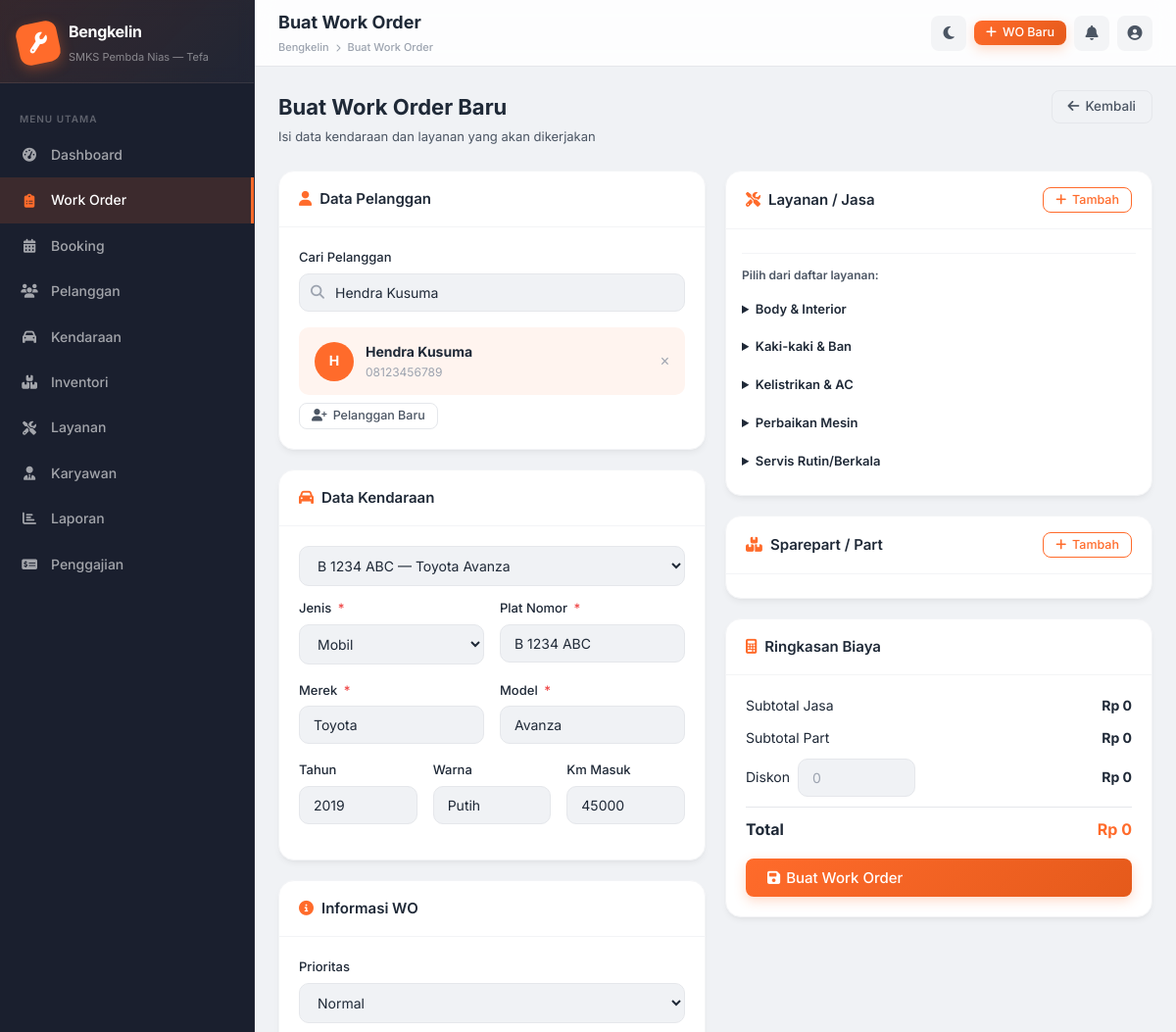
Page /pages/work-orders/create.php?vehicle_id=1&customer_id=1 (signed in, upper part) on the earlier database version.
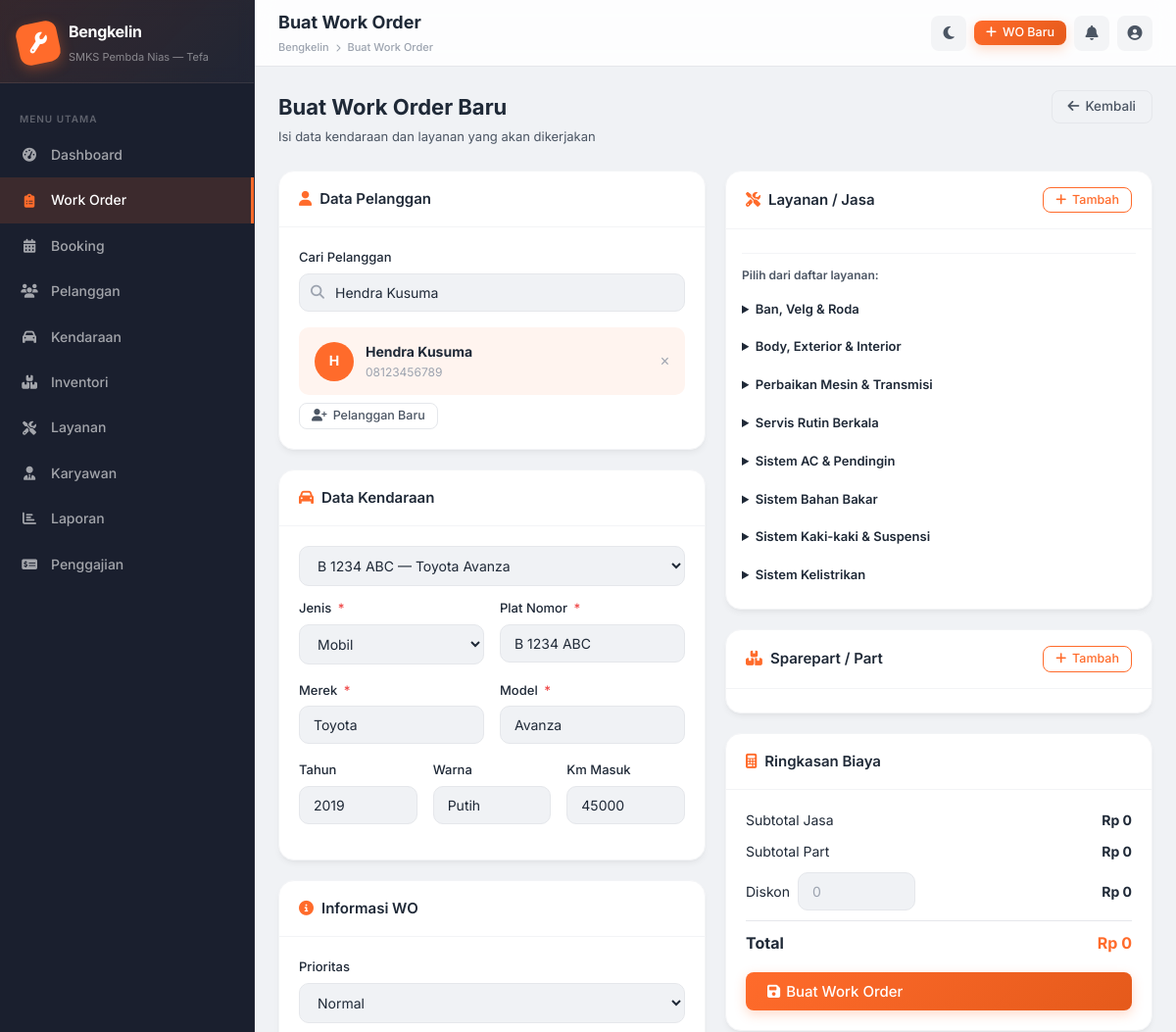
Same page on the later database version.
### tables this page shows
CREATE TABLE `service_categories` (
  `id` int(11) NOT NULL AUTO_INCREMENT,
  `name` varchar(100) NOT NULL,
  `description` text DEFAULT NULL,
  `vehicle_type` enum('mobil','motor','both') DEFAULT 'both',
  `color` varchar(7) DEFAULT '#FF6B2B',
  `icon` varchar(50) DEFAULT 'fa-wrench',
  PRIMARY KEY (`id`)
);

### pages/work-orders/create.php (the view, shortened to what the changed rows need)
<?php
$activePage = 'work-orders';
$db = getDB();
$serviceCategories= $db->query("SELECT sc.*,GROUP_CONCAT(s.id,'::',s.name,'::',s.price_car,'::',s.price_motorcycle ORDER BY s.name SEPARATOR '||') as services FROM service_categories sc LEFT JOIN services s ON sc.id=s.category_id AND s.status='active' GROUP BY sc.id ORDER BY sc.name")->fetchAll();
include __DIR__ . '/../../includes/header.php';
?>
<div class="page-header">
  <div class="page-header-left">
    <h1>Buat Work Order Baru</h1>
  </div>
</div>
<form method="POST" action="<?= BASE_URL ?>/pages/work-orders/action.php" id="form-wo">
<div class="grid-2">
  <div style="display:flex;flex-direction:column;gap:20px">
    <div class="card">
      <div class="card-body" style="padding:12px 16px">
        <div style="margin-top:12px;border-top:1px solid var(--border-light);padding-top:12px">
          <?php foreach ($serviceCategories as $cat): if (!$cat['services']) continue; ?>
          <details style="margin-bottom:6px">
            <summary style="cursor:pointer;font-size:13px;font-weight:600;color:var(--text-primary);padding:6px 0"><?= htmlspecialchars($cat['name']) ?></summary>
          </details>
          <?php endforeach; ?>
        </div>
      </div>
    </div>
  </div>
</div>
</form>
<?php include __DIR__ . '/../../includes/footer.php'; ?>

### includes/header.php (shortened to what the changed rows need)
<?php
$user = currentUser();
$navItems = [
    'dashboard'    => ['icon' => 'fa-tachometer-alt', 'label' => 'Dashboard',      'href' => BASE_URL . '/dashboard.php',                  'roles' => ['owner','admin','kabeng','mekanik']],
    'work-orders'  => ['icon' => 'fa-clipboard-list', 'label' => 'Work Order',     'href' => BASE_URL . '/pages/work-orders/index.php',    'roles' => ['owner','admin','kabeng','mekanik']],
    'bookings'     => ['icon' => 'fa-calendar-alt',   'label' => 'Booking',        'href' => BASE_URL . '/pages/bookings/index.php',       'roles' => ['owner','admin','kabeng']],
    'customers'    => ['icon' => 'fa-users',           'label' => 'Pelanggan',      'href' => BASE_URL . '/pages/customers/index.php',      'roles' => ['owner','admin','kabeng']],
    'vehicles'     => ['icon' => 'fa-car',             'label' => 'Kendaraan',      'href' => BASE_URL . '/pages/vehicles/index.php',       'roles' => ['owner','admin','kabeng']],
    'inventory'    => ['icon' => 'fa-boxes',           'label' => 'Inventori',      'href' => BASE_URL . '/pages/inventory/index.php',      'roles' => ['owner','admin','kabeng']],
    'services'     => ['icon' => 'fa-tools',           'label' => 'Layanan',        'href' => BASE_URL . '/pages/services/index.php',       'roles' => ['owner','admin','kabeng']],
    'employees'    => ['icon' => 'fa-user-tie',        'label' => 'Karyawan',       'href' => BASE_URL . '/pages/employees/index.php',      'roles' => ['owner','admin']],
    'reports'      => ['icon' => 'fa-chart-bar',       'label' => 'Laporan',        'href' => BASE_URL . '/pages/reports/index.php',        'roles' => ['owner','admin']],
    'payroll'      => ['icon' => 'fa-money-check-alt',  'label' => 'Penggajian',     'href' => BASE_URL . '/pages/payroll/index.php',         'roles' => ['owner','admin']],
    'settings'     => ['icon' => 'fa-cog',             'label' => 'Pengaturan',     'href' => BASE_URL . '/pages/settings/index.php',       'roles' => ['owner']],
];
?>
<!DOCTYPE html>
<html lang="id">
<head>
  <link rel="stylesheet" href="https://cdnjs.cloudflare.com/ajax/libs/font-awesome/6.5.0/css/all.min.css">
  <link rel="stylesheet" href="<?= BASE_URL ?>/assets/css/style.css?v=2.0">
</head>
<body>
<div class="app-wrapper">
  <aside class="sidebar" id="app-sidebar">
    <nav class="sidebar-nav">
      <?php foreach ($navItems as $key => $item):
          if (!in_array($user['role'], $item['roles'])) continue;
          $isActive = ($activePage ?? '') === $key ? 'active' : '';
      ?>
      <div class="nav-item">
        <a href="<?= $item['href'] ?>" class="nav-link <?= $isActive ?>">
          <i class="fas <?= $item['icon'] ?> nav-icon"></i>
          <?= $item['label'] ?>
        </a>
      </div>
      <?php endforeach; ?>
    </nav>
  </aside>
  <div class="main-wrapper">
    <main class="page-content">

Differences in the rows shown:
added service_categories: name "Ban, Velg & Roda"
added service_categories: name "Body, Exterior & Interior"
changed service_categories: name "Perbaikan Mesin" → "Perbaikan Mesin & Transmisi"; moves up the list
changed service_categories: name "Servis Rutin/Berkala" → "Servis Rutin Berkala"; moves up the list
changed service_categories: name "Body & Interior" → "Sistem AC & Pendingin"
added service_categories: name "Sistem Bahan Bakar"
changed service_categories: name "Kaki-kaki & Ban" → "Sistem Kaki-kaki & Suspensi"
changed service_categories: name "Kelistrikan & AC" → "Sistem Kelistrikan"
